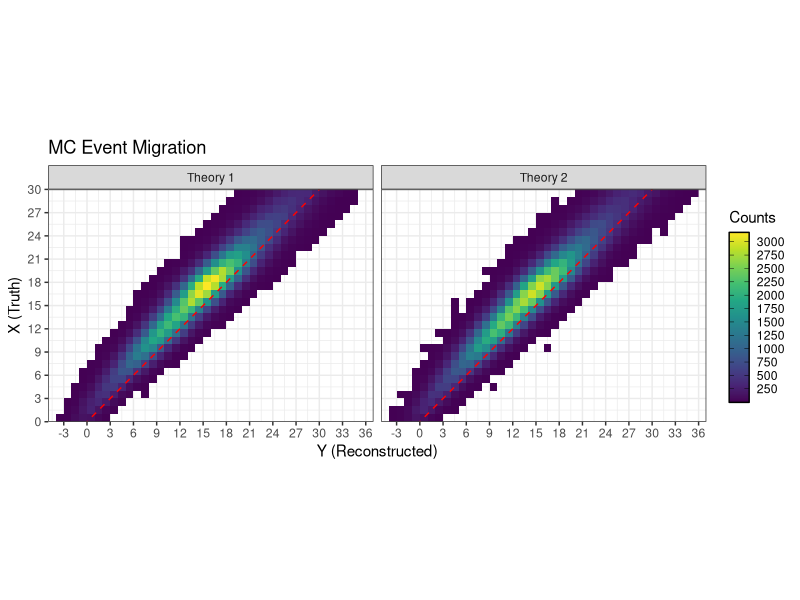

Source code (R): (Note: this script raises an error after producing the figure.)
## ---- chunk 1
knitr::opts_chunk$set(echo = FALSE, message = FALSE, warning = FALSE)
## ---- chunk 2
library(tidyverse)
library(gridExtra)
library(grid)
library(gridtext)
library(gtable)
library(knitr)
library(RColorBrewer)
library(viridisLite)
library(viridis)
library(gtools)
library(cowplot)
library(egg)
library(scales)
library(ggforce)
## ---- chunk 3
set.seed(12321)
# Assume 10000 events
nsim_data <- 20000
dmrat <- 20
nsim_mc <- dmrat*nsim_data

# Two possible types of processes with different means but equal variances
loctn <- c(11,18,14)
scale <- c(4,4,5)
p <- 0.25
p1 <- c(0.3,0.7)
p2 <- c((1-p)*p1[1],(1-p)*p1[2],p)
p3 <- p2 + c(-0.04,0.03,0.01)

events_data1 <- c(rmultinom(1, nsim_data, p1))
events_data2 <- c(rmultinom(1, nsim_data, p2))
events_data3 <- c(rmultinom(1, nsim_data, p3))

events_mc1 <- c(rmultinom(1, nsim_mc, p1))
events_mc2 <- c(rmultinom(1, nsim_mc, p2))

x1_data1 <- rcauchy(events_data1[1], location = loctn[1], scale = scale[1])
x2_data1 <- rcauchy(events_data1[2], location = loctn[2], scale = scale[2])
x1_data2 <- rcauchy(events_data2[1], location = loctn[1], scale = scale[1])
x2_data2 <- rcauchy(events_data2[2], location = loctn[2], scale = scale[2])
x3_data2 <- rcauchy(events_data2[3], location = loctn[3], scale = scale[3])
x1_data3 <- rcauchy(events_data3[1], location = loctn[1], scale = scale[1])
x2_data3 <- rcauchy(events_data3[2], location = loctn[2], scale = scale[2])
x3_data3 <- rcauchy(events_data3[3], location = loctn[3], scale = scale[3])
x1_mc1 <- rcauchy(events_mc1[1], location = loctn[1], scale = scale[1])
x2_mc1 <- rcauchy(events_mc1[2], location = loctn[2], scale = scale[2])
x1_mc2 <- rcauchy(events_mc2[1], location = loctn[1], scale = scale[1])
x2_mc2 <- rcauchy(events_mc2[2], location = loctn[2], scale = scale[2])
x3_mc2 <- rcauchy(events_mc2[3], location = loctn[3], scale = scale[3])

x_data <- c(x1_data1,x2_data1,
            x1_data2,x2_data2,x3_data2,
            x1_data3,x2_data3,x3_data3)
x_mc <- c(x1_mc1,x2_mc1,
          x1_mc2,x2_mc2,x3_mc2)

# Efficiency
xdetected_data <- rbernoulli(nsim_data,1-exp(-sqrt(abs(x_data))/4)) == 1
xdetected_mc <- rbernoulli(nsim_mc,1-exp(-sqrt(abs(x_mc))/4)) == 1

# Add Smearing
err_mu_data <- -abs(x_data)^(1/4)
err_sd_data <- log((abs(x_data)+10)/4)
y_data <- x_data + rnorm(3*nsim_data, mean = err_mu_data, sd = err_sd_data)

err_mu_mc <- -abs(x_mc)^(1/4)
err_sd_mc <- log((abs(x_mc)+10)/4)
y_mc <- x_mc + rnorm(2*nsim_mc, mean = err_mu_mc, sd = err_sd_mc)

# Binned representation
xymin <- 2
xymax <- 27
xystep <- 3
dxy <- 2
xyaxes <- c(xymin-dxy,xymin,
            seq(xymin+xystep,xymax-xystep,xystep),
            xymax,xymax+dxy)

sims_data <- tibble("Theory" = 
                      rep(c("Theory 1","Theory 2","Theory 3"),
                          each = nsim_data),
                    "Truth" = x_data,
                    "Reconstructed" = y_data,
                    "Detected" = xdetected_data) %>%
  filter(Truth <= 30 & Truth >= 0)
sims_mc <- tibble("Theory" = 
                    rep(c("Theory 1","Theory 2"),
                        each = nsim_mc),
                  "Truth" = x_mc,
                  "Reconstructed" = y_mc,
                  "Detected" = xdetected_mc) %>%
  filter(Truth <= 30 & Truth >= 0)


bins_data <- sims_data %>%
  pivot_longer(c(Reconstructed,Truth), 
               names_to = "Treatment", 
               values_to = "Bin") %>%
  mutate(Bin = ceiling(Bin)) %>%
  filter(Bin <= 30 & Bin >= 1) %>%
  filter((Treatment == "Reconstructed" & Detected == TRUE) | Treatment == "Truth") %>%
  count(Theory, Bin, Treatment, name = "Counts") %>%
  complete(Theory, Bin=1:30, Treatment, fill = list(Counts=0)) %>%
  mutate(LBin = Bin-1,
         LCounts = cbind(
           rbind(diag(rep(1,62))[c(3,4,3:58,61,62),-c(1,2)],diag(0,60),diag(0,60)),
           rbind(diag(0,60),diag(rep(1,62))[c(3,4,3:58,61,62),-c(1,2)],diag(0,60)),
           rbind(diag(0,60),diag(0,60),diag(rep(1,62))[c(3,4,3:58,61,62),-c(1,2)])) %*% 
           Counts) %>%
  mutate(Density = Counts/nsim_data,
         LDensity = LCounts/nsim_data) %>%
  select(Theory, Treatment,LBin,Bin,LCounts,Counts,LDensity,Density)

bins_mc <- sims_mc %>%
  pivot_longer(c(Reconstructed,Truth), 
               names_to = "Treatment", 
               values_to = "Bin") %>%
  mutate(Bin = ceiling(Bin)) %>%
  filter(Bin <= 30 & Bin >= 1) %>%
  filter((Treatment == "Reconstructed" & Detected == TRUE) | Treatment == "Truth") %>%
  count(Theory, Bin, Treatment, name = "Counts") %>%
  complete(Theory, Bin=1:30,  Treatment, fill = list(Counts=0)) %>%
  mutate(LBin = Bin-1,
         LCounts = cbind(
           rbind(diag(rep(1,62))[c(3,4,3:58,61,62),-c(1,2)],diag(0,60)),
           rbind(diag(0,60),diag(rep(1,62))[c(3,4,3:60),-c(1,2)])) %*% 
           Counts) %>%
  mutate(Density = Counts/nsim_data,
         LDensity = LCounts/nsim_data) %>%
  select(Theory,Treatment,LBin,Bin,LCounts,Counts,LDensity,Density)

bins_all <- rbind(bins_data,bins_mc) %>%
  mutate(Source = c(rep("Data",180),rep("MC",120)),
         LCounts = LCounts/c(rep(1,180),rep(dmrat,120)),
         Counts = Counts/c(rep(1,180),rep(dmrat,120))) %>%
  mutate(Name = paste(Treatment,Source)) %>%
  filter(Source == "MC" | Treatment == "Reconstructed")

bins_all$Name[which(bins_all$Source == "Data")] <- "Reconstructed Data"

#max(sims_mc$Truth,sims_mc$Reconstructed,sims_data$Truth,sims_data$Reconstructed)
## ---- chunk 4
# Continuous representation
X <- seq(0,30,0.01)
nx <- length(X)

fp1x <- dcauchy(X, location = loctn[1], scale = scale[1]) 
fp2x <- dcauchy(X, location = loctn[2], scale = scale[2])
fp3x <- dcauchy(X, location = loctn[3], scale = scale[3])
#fx <- p*dlnorm(X, meanlog = 2.25, sdlog = 0.25) +
#  (1-p)*dlnorm(X, meanlog = 2.8, sdlog = 0.15)

fpx_truth1 <- tibble(X = rep(X,2), Density = c(p1[1]*fp1x,p1[2]*fp2x), 
                     Process = rep(c("Process 1","Process 2"), each = nx),
                     Theory = rep("Theory 1",2*nx))
fpx_truth2 <- tibble(X = rep(X,3), Density = c(p2[1]*fp1x,p2[2]*fp2x,p2[3]*fp3x), 
                     Process = rep(c("Process 1","Process 2","Process 3"), each = nx),
                     Theory = rep("Theory 2",3*nx))
fx_truth1 <- tibble(X = X, Density = p1[1]*fp1x + p1[2]*fp2x, 
                    Theory = rep("Theory 1",nx),Treatment = rep("Truth",nx))
fx_truth2 <- tibble(X = X, Density = p2[1]*fp1x + p2[2]*fp2x + p2[3]*fp3x,
                    Theory = rep("Theory 2",nx),Treatment = rep("Truth",nx))
fy_truth1 <- read.csv("f1yEstimate.csv") %>% 
  mutate(Theory = "Theory 1", Treatment = "Reconstructed")
fy_truth2 <- read.csv("f2yEstimate.csv") %>% 
  mutate(Theory = "Theory 2", Treatment = "Reconstructed")
names(fy_truth1)[1] <- names(fx_truth1)[1] <- 
  names(fy_truth2)[1] <- names(fx_truth2)[1] <- "XY"

# Binned expected counts
bins_expected1 <- read.csv("hist1Expected.csv") %>%
  mutate(LDensity = LCounts,
         Density = Counts,
         LCounts = LCounts*nsim_data,
         Counts = Counts*nsim_data)
bins_expected2 <- read.csv("hist2Expected.csv") %>%
  mutate(LDensity = LCounts,
         Density = Counts,
         LCounts = LCounts*nsim_data,
         Counts = Counts*nsim_data)

# Counts max
fmax_density <- 1.05*max(c(bins_data$Density,bins_mc$Density,
                           fx_truth1$Density,fx_truth2$Density,
                           fy_truth1$Density,fy_truth2$Density,
                           bins_expected1$Density,bins_expected2$Density))
fmax_count <- 1.05*max(c(bins_data$Counts,bins_mc$Counts/dmrat,
                         fx_truth1$Density*nsim_data,fx_truth2$Density*nsim_data,
                         fy_truth1$Density*nsim_data,fy_truth2$Density*nsim_data,
                         bins_expected1$Counts,bins_expected2$Counts))
## ---- chunk 5
# Plotting
continuous1 <- ggplot() + 
  theme_bw() +
  geom_line(data = filter(rbind(fpx_truth1,fpx_truth2),
                            X >= xymin-dxy &
                            X <= xymax+dxy),
            mapping = aes(x = X, 
                          y = nsim_data*Density,
                      color = Process,
                   linetype = Theory)) +
  scale_color_manual(name = NA,
                     labels = c("Process 1",
                                "Process 2",
                                "Process 3"),
                     breaks = c("Process 1",
                                "Process 2",
                                "Process 3"),
                     values = c("Process 1" = "#5e81b5",#alpha("#009E73",0.6),
                                "Process 2" = "#e19c24",#alpha("#0072B2",0.6),
                                "Process 3" = "#8fb032")) +#alpha("#0072B2",1))) +
  scale_linetype_manual(name = NA,
                        labels = c("Theory 1",
                                   "Theory 2"),
                        breaks = c("Theory 1",
                                   "Theory 2"),
                        values = c("Theory 1" = "solid",
                                   "Theory 2" = "solid")) +
  scale_x_continuous("X (Truth)",
                     breaks = xyaxes, 
                     limits = c(xymin-dxy,xymax+dxy), 
                     expand = c(0,0)) +
  scale_y_continuous("Counts",
                     limits = c(0,fmax_count), expand = c(0,0),
                     breaks = seq(0,ceiling(fmax_count),100))+
  theme(panel.grid.major = element_blank(),
        panel.grid.minor = element_blank(), 
        plot.margin = margin(0.15, 0.16, 0.12, 0.1, "cm"),
        legend.text = element_text(size = 7),
        legend.title = element_blank(),
        legend.position = c(.99, 0.99),
        legend.justification = c("right", "top"),
        legend.box.just = "left",
        legend.key.height = unit(10,"points"),
        legend.margin = margin(1,5,5,5,"pt"))

continuous2 <- ggplot() + 
  theme_bw() +
  geom_line(data = rbind(fx_truth1,fx_truth2,
                         fy_truth1,fy_truth2) %>%
              filter(Theory == "Theory 1"),
            mapping = aes(x = XY, 
                          y = nsim_data*Density,
                      color = Treatment),
            alpha = 0.7) +
  geom_line(data = rbind(fx_truth1,fx_truth2,
                         fy_truth1,fy_truth2) %>%
              filter(Theory == "Theory 2"),
            mapping = aes(x = XY, 
                          y = nsim_data*Density,
                   linetype = Treatment),
            color = rep(c("#8fb032","#eb6235"), each=nx),
            alpha = 0.7) +
  scale_color_manual(name = NA,
                     labels = c("Truth",
                                "Reconstructed"),
                     breaks = c("Truth",
                                "Reconstructed"),
                     values = c("Truth" = "#5e81b5",
                                "Reconstructed" = "#e19c24")) + 
  scale_linetype_manual(name = NA,
                        labels = c("Truth",
                                   "Reconstructed"),
                        breaks = c("Truth",
                                   "Reconstructed"),
                        values = c("Truth" = "solid",
                                   "Reconstructed" = "solid")) +
  guides(color = guide_legend(title = "Theory 1", order = 1, 
                              override.aes = list(shape = NA,
                                                  alpha = 0.7),
                              title.vjust = unit(-0.2, "pt")),
         linetype = guide_legend(title = "Theory 2", order = 2, 
                                 override.aes = list(color = c("#8fb032","#eb6235"),
                                                     alpha = c(0.8,0.8)),
                                 title.vjust = unit(-0.2, "pt"))) +
  scale_x_continuous("X (Truth), Y (Reconstructed)",
                     breaks = seq(0,30,3), 
                     limits = c(0,30), 
                     expand = c(0,0)) +
  scale_y_continuous("Counts",
                     limits = c(0,fmax_count), expand = c(0,0),
                     breaks = seq(0,ceiling(fmax_count),100)) +
  labs(title = "Scaled Exact Distributions") +
  theme(legend.text = element_text(size = 8),
        legend.title = element_text(size = 9),
        legend.justification = c("left", "top"),
        legend.box.just = "left",
        legend.spacing.y = unit(1, "pt"),
        legend.key.height = unit(10,"points"),
        legend.margin = margin(1,5,5,5,"pt"),
        aspect.ratio = 1,
        axis.title.y = element_blank())

# eb6235
# 8fb032

## ---- chunk 6
################### MC and Data #################################

discrete_DataMC <- ggplot() + 
  theme_bw() +
  geom_segment(data = filter(bins_all,
                               LBin >= 0 &
                               Bin <= 30 &
                               Source == "MC" &
                               Theory == "Theory 1"),
               mapping = aes(x = LBin,
                             y = Counts,
                          xend = Bin,
                          yend = Counts,
                         color = Name),
               alpha = 0.7) +
  geom_segment(data = filter(bins_all,
                               LBin >= 0 &
                               Bin <= 30 &
                               Source == "MC" &
                               Theory == "Theory 1"),
               mapping = aes(x = LBin,
                             y = LCounts,
                          xend = LBin,
                          yend = Counts,
                         color = Name),
               alpha = 0.7) +
  geom_segment(data = bins_all %>% 
                 filter(LBin >= 0 &
                          Bin <= 30 &
                          Source == "MC" &
                          Theory == "Theory 2") %>%
                 arrange(desc(Treatment)),
               mapping = aes(x = LBin,
                             y = Counts,
                          xend = Bin,
                          yend = Counts,
                      linetype = Name),
                         color = rep(c("#eb6235","#8fb032"),each=30),
               alpha = 0.7) +
  geom_segment(data = bins_all %>% 
                 filter(LBin >= 0 &
                          Bin <= 30 &
                          Source == "MC" &
                          Theory == "Theory 2") %>% 
                 arrange(desc(Treatment)),
               mapping = aes(x = LBin,
                             y = LCounts,
                          xend = LBin,
                          yend = Counts,
                      linetype = Name),
                         color = rep(c("#eb6235","#8fb032"),each=30),
               alpha = 0.7) +
  geom_point(data = bins_all %>% 
               filter(LBin >= 0 & Bin <= 30 &
                        Source == "Data" & Theory == "Theory 2"),
             mapping = aes(x = LBin+0.5,
                           y = Counts,
                           fill = "Reconstructed"),
             shape = 20, color = "black") +
  scale_x_continuous("X (Truth), Y (Reconstructed)",
                     breaks = seq(0,30,3), 
                     limits = c(0,30), 
                     expand = c(0,0)) +
  scale_y_continuous("Counts",
                     limits = c(0,fmax_count), expand = c(0,0),
                     breaks = seq(0,ceiling(fmax_count),100)) +
  scale_color_manual(name = NA,
                     labels = c("Truth",
                                "Reconstructed"),
                     breaks = c("Truth MC",
                                "Reconstructed MC"),
                     values = c("Truth MC" = "#5e81b5",
                                "Reconstructed MC" = "#e19c24")) + #"#eb6235","#8fb032"
  scale_linetype_manual(name = NA,
                        labels = c("Truth",
                                   "Reconstructed"),
                        breaks = c("Truth MC",
                                   "Reconstructed MC"),
                        values = c("Truth MC" = "solid",
                                   "Reconstructed MC" = "solid")) +
  guides(color = guide_legend(title = "Theory 1", order = 1, 
                              override.aes = list(shape = NA,
                                                  alpha = 0.7),
                              title.vjust = unit(-0.5, "pt")),
         linetype = guide_legend(title = "Theory 2", order = 2, 
                                 override.aes = list(color = c("#eb6235","#8fb032"),
                                                     alpha = 0.7),
                                 title.vjust = unit(-0.5, "pt")),
         fill = guide_legend(title = "Data", order = 3, title.vjust = unit(-0.5, "pt"))) +
  labs(title = "MC Simulations and ''Data''") +
  theme(legend.title = element_text(size = 9),
        legend.text = element_text(size = 8),
        legend.box.just = "left",
        legend.spacing.y = unit(-2.5, "pt"),
        legend.key.height = unit(10,"points"),
        aspect.ratio = 1,
        axis.text.y = element_blank(),
        axis.ticks.y = element_blank(),
        axis.title.y = element_blank())
## ---- chunk 7
########## MIGRATION ###########################################################

migration <- sims_mc %>%
  filter(Detected == TRUE &
           Truth <= 30 & Truth >= 0) %>%
  ggplot() +
    scale_y_continuous(breaks = seq(0,30,by=3),
                       limits = c(0,30), 
                       expand = c(0,0)) +
    scale_x_continuous(breaks = seq(-3,36,by=3), 
                       limits = c(-5,37), 
                       expand = c(0,0)) +
    theme_bw() +
    stat_bin2d(geom="raster",
               mapping = aes(x = Reconstructed, 
                             y = Truth), 
               breaks = list(x = seq(-4,36,1),
                             y = seq(0,30,1))) +
    labs(x = "Y (Reconstructed)", y = "X (Truth)",
         title = "MC Event Migration") +
    geom_abline(intercept=0,slope=1,lty="dashed",col="red") +
    facet_grid(~Theory) + coord_equal(ratio = 1)

gradient_max <- max(ggplot_build(migration)$data[[1]]$count)
gmins <- abs(floor(gradient_max/10^(floor(log10(gradient_max))-1))/
               c(5,10,20,25,50)-1)
gradient_step <- c(5,10,20,25,50)[which(gmins == min(gmins))]*
  10^(floor(log10(gradient_max))-2)

migration <- migration +
  scale_fill_gradientn(colours = viridis(11),
                       breaks = seq(0,gradient_max,gradient_step),
                       guide = guide_colourbar(barwidth = 1, 
                                               barheight = 8.5,
                                               frame.colour = "black",
                                               ticks.colour = "black",
                                               title = "Counts"))
migration
## ---- chunk 8
plot1 <- ggplotGrob(continuous2 + theme(legend.position = "none",
                                        axis.title.x = element_blank()))
plot2 <- ggplotGrob(discrete_DataMC + theme(legend.position = "none",
                                        axis.title.x = element_blank()))
#list(plot1$widths,plot2$widths)

#plot1$widths[3] <- plot2$widths[9]
#plot1$widths[6] <- plot2$widths[6]

egg::ggarrange(continuous2 + theme(legend.position = "none", axis.title.x = element_blank()), 
               discrete_DataMC + theme(axis.title.x = element_blank()), nrow = 1,
               left = textGrob("Counts", rot = 90, vjust = 0.25),
               bottom = textGrob("X (Truth), Y (Reconstructed)", hjust = 0.8))
## ---- chunk 9
### Data 1
dataReco1 <- sims_data %>%
  filter(Theory == "Theory 1" &
           Truth <= 30 & Truth >= 0 &
           Detected == TRUE) %>%
  mutate(Bin = ceiling(Reconstructed)) %>%
  count(Bin, name = "Counts") %>%
  select(Bin, Counts)
sidedata1 <- dataReco1 %>%
  filter(Bin < 1 | Bin > 30) %>% pull(Bin)
dataReco1 <- dataReco1 %>%
  filter(Bin >= 1 & Bin <= 30) %>%
  rbind(dataReco1 %>% filter(Bin < 1 | Bin > 30) %>%
          mutate(Counts = sum(Counts)) %>% 
          filter(Bin == 31))

dataTruth1 <- sims_data %>%
  filter(Theory == "Theory 1" &
           Truth <= 30 & Truth >= 0) %>%
  mutate(Bin = ceiling(Truth)) %>%
  count(Bin, name = "Counts") %>%
  select(Bin, Counts)

### Data 2
dataReco2 <- sims_data %>%
  filter(Theory == "Theory 2" &
           Truth <= 30 & Truth >= 0 &
           Detected == TRUE) %>%
  mutate(Bin = ceiling(Reconstructed)) %>%
  count(Bin, name = "Counts") %>%
  select(Bin, Counts)
sidedata2 <- dataReco2 %>%
  filter(Bin < 1 | Bin > 30) %>% pull(Bin)
dataReco2 <- dataReco2 %>%
  filter(Bin >= 1 & Bin <= 30) %>%
  rbind(dataReco2 %>% filter(Bin < 1 | Bin > 30) %>%
          mutate(Counts = sum(Counts)) %>% 
          filter(Bin == 31))

dataTruth2 <- sims_data %>%
  filter(Theory == "Theory 2" &
           Truth <= 30 & Truth >= 0) %>%
  mutate(Bin = ceiling(Truth)) %>%
  count(Bin, name = "Counts") %>%
  select(Bin, Counts)

### Data 3
dataReco3 <- sims_data %>%
  filter(Theory == "Theory 3" &
           Truth <= 30 & Truth >= 0 &
           Detected == TRUE) %>%
  mutate(Bin = ceiling(Reconstructed)) %>%
  count(Bin, name = "Counts") %>%
  select(Bin, Counts)
sidedata3 <- dataReco3 %>%
  filter(Bin < 1 | Bin > 30) %>% pull(Bin)
dataReco3 <- dataReco3 %>%
  filter(Bin >= 1 & Bin <= 30) %>%
  rbind(dataReco2 %>% filter(Bin < 1 | Bin > 30) %>%
          mutate(Counts = sum(Counts)) %>% 
          filter(Bin == 31))

dataTruth3 <- sims_data %>%
  filter(Theory == "Theory 3" &
           Truth <= 30 & Truth >= 0) %>%
  mutate(Bin = ceiling(Truth)) %>%
  count(Bin, name = "Counts") %>%
  select(Bin, Counts)

### MC 1
mcReco1 <- sims_mc %>%
  filter(Theory == "Theory 1" &
           Truth <= 30 & Truth >= 0 &
           Detected == TRUE) %>%
  mutate(Bin = ceiling(Reconstructed)) %>%
  count(Bin, name = "Counts") %>%
  select(Bin, Counts)

sidemc1 <- mcReco1 %>%
  filter(Bin < 1 | Bin > 30) %>% pull(Bin)
mcmat1 <- matrix(rep(0,31*max(sidemc1-min(sidemc1)+1)),ncol=31)
mcmat1[(1:30-min(sidemc1)+1),1:30] <- diag(1,30)
mcmat1[(sidemc1-min(sidemc1)+1),31] <- 1

mcReco1 <- mcReco1 %>%
  filter(Bin >= 1 & Bin <= 30) %>%
  rbind(mcReco1 %>% filter(Bin < 1 | Bin > 30) %>%
          mutate(Counts = sum(Counts)) %>% 
          filter(Bin == 31))

mcTruth1 <- sims_mc %>%
  filter(Theory == "Theory 1" &
           Truth <= 30 & Truth >= 0) %>%
  mutate(Bin = ceiling(Truth)) %>%
  count(Bin, name = "Counts") %>%
  select(Bin, Counts)

### MC 2
mcReco2 <- sims_mc %>%
  filter(Theory == "Theory 2" &
           Truth <= 30 & Truth >= 0 &
           Detected == TRUE) %>%
  mutate(Bin = ceiling(Reconstructed)) %>%
  count(Bin, name = "Counts") %>%
  select(Bin, Counts)

sidemc2 <- mcReco2 %>%
  filter(Bin < 1 | Bin > 30) %>% pull(Bin)
mcmat2 <- matrix(rep(0,31*max(sidemc2-min(sidemc2)+1)),ncol=31)
mcmat2[(1:30-min(sidemc2)+1),1:30] <- diag(1,30)
mcmat2[(sidemc2-min(sidemc2)+1),31] <- 1

mcReco2 <- mcReco2 %>%
  filter(Bin >= 1 & Bin <= 30) %>%
  rbind(mcReco2 %>% filter(Bin < 1 | Bin > 30) %>%
          mutate(Counts = sum(Counts)) %>% 
          filter(Bin == 31))

mcTruth2 <- sims_mc %>%
  filter(Theory == "Theory 2" &
           Truth <= 30 & Truth >= 0) %>%
  mutate(Bin = ceiling(Truth)) %>%
  count(Bin, name = "Counts") %>%
  select(Bin, Counts)


## ---- chunk 10
BbB_bins <- tibble(Theory = c(rep(c("Theory 1","Theory 2","Theory 3"),each=60),
                              rep(c("Theory 1","Theory 2"),each=30)),
                   `Assumed Theory` = rep(rep(c("Theory 1","Theory 2"),each=30),4),
                   LBin = rep(0:29,8), Bin = rep(1:30,8),
                   LCounts = c(((mcTruth1$Counts/mcReco1$Counts[1:30])*
                                  dataReco1$Counts[1:30])[c(1,1:29)],
                               ((mcTruth2$Counts/mcReco2$Counts[1:30])*
                                  dataReco1$Counts[1:30])[c(1,1:29)],
                               ((mcTruth1$Counts/mcReco1$Counts[1:30])*
                                  dataReco2$Counts[1:30])[c(1,1:29)],
                               ((mcTruth2$Counts/mcReco2$Counts[1:30])*
                                  dataReco2$Counts[1:30])[c(1,1:29)],
                               ((mcTruth1$Counts/mcReco1$Counts[1:30])*
                                  dataReco3$Counts[1:30])[c(1,1:29)],
                               ((mcTruth2$Counts/mcReco2$Counts[1:30])*
                                  dataReco3$Counts[1:30])[c(1,1:29)],
                               mcTruth1$Counts[c(1,1:29)]/dmrat,
                               mcTruth2$Counts[c(1,1:29)]/dmrat),
                   Counts = c((mcTruth1$Counts/mcReco1$Counts[1:30])*
                                dataReco1$Counts[1:30],
                              (mcTruth2$Counts/mcReco2$Counts[1:30])*
                                dataReco1$Counts[1:30],
                              (mcTruth1$Counts/mcReco1$Counts[1:30])*
                                dataReco2$Counts[1:30],
                              (mcTruth2$Counts/mcReco2$Counts[1:30])*
                                dataReco2$Counts[1:30],
                              (mcTruth1$Counts/mcReco1$Counts[1:30])*
                                dataReco3$Counts[1:30],
                              (mcTruth2$Counts/mcReco2$Counts[1:30])*
                                dataReco3$Counts[1:30],
                              mcTruth1$Counts/dmrat,
                              mcTruth2$Counts/dmrat),
                   Name = c(rep(c("Theory 1 Data","Theory 2 Data",
                                  "Theory 3 Data"),each=60),
                            rep("MC",60)))

BbB_bins_res <- BbB_bins
BbB_bins_res <- BbB_bins_res %>% 
  mutate(`Assumed Theory` = rep(rep(c("Theory 1 Residuals",
                                      "Theory 2 Residuals"),each=30),4),
         LCounts = rep(c(0,mcTruth1$Counts[1:29]/dmrat,
                         0,mcTruth2$Counts[1:29]/dmrat),4) - LCounts,
         Counts = rep(c(mcTruth1$Counts/dmrat,
                        mcTruth2$Counts/dmrat),4) - Counts)
BbB_bins <- rbind(BbB_bins,BbB_bins_res)


ggplot() + 
  theme_bw() +
  geom_rect(data = BbB_bins %>%
              mutate(ymin = Counts - 
                       rep(sqrt(c((mcTruth1$Counts^2/
                                 mcReco1$Counts[1:30]),
                              (mcTruth2$Counts^2/
                                 mcReco2$Counts[1:30]))),8),
                     ymax = Counts + 
                       rep(sqrt(c((mcTruth1$Counts^2/
                                 mcReco1$Counts[1:30]),
                              (mcTruth2$Counts^2/
                                 mcReco2$Counts[1:30]))),8),
                     xmin = LBin, xmax = Bin),
            mapping = aes(xmin=xmin,ymin=ymin,
                          xmax=xmax,ymax=ymax,
                          fill=Name),alpha=0.2) +
  geom_segment(data = BbB_bins,
               mapping = aes(x = LBin,
                             y = Counts,
                          xend = Bin,
                          yend = Counts,
                         color = Name),
               alpha = 0.7) +
  geom_segment(data = BbB_bins,
               mapping = aes(x = LBin,
                             y = LCounts,
                          xend = LBin,
                          yend = Counts,
                         color = Name),
               alpha = 0.7) +
  scale_x_continuous("X (Truth)",
                     breaks = seq(0,30,by=3), 
                       limits = c(0,30), 
                       expand = c(0,0)) +
  scale_color_manual(labels = c("Theory 1 Data","Theory 2 Data","Theory 3 Data","MC"),
                     breaks = c("Theory 1 Data","Theory 2 Data","Theory 3 Data","MC"),
                     values = c("#5e81b5","#e19c24","#eb6235","#000000")) +
  scale_fill_manual(labels = c("Theory 1 Data","Theory 2 Data","Theory 3 Data","MC"),
                     breaks = c("Theory 1 Data","Theory 2 Data","Theory 3 Data","MC"),
                     values = c(alpha("#5e81b5",0.2),alpha("#e19c24",0.2),
                                alpha("#eb6235",0.2),NA)) +
  guides(fill = guide_legend("Key", override.aes = list(fill=c(alpha("#5e81b5",0.2),alpha("#e19c24",0.2),
                                alpha("#eb6235",0.2),NA))),
         color = guide_legend("Key")) +
  facet_wrap(`Assumed Theory` ~ ., ncol = 2, dir = "v", scales = "free")
## ---- chunk 11

biases <- c((mcTruth1$Counts/mcReco1$Counts[1:30] - 
  (bins_expected1 %>% filter(Treatment == "Truth") %>% pull(Counts))/
  (bins_expected1 %>% filter(Treatment == "Measured") %>% pull(Counts))) *
  (bins_expected1 %>% filter(Treatment == "Measured") %>% pull(Counts)),
  (mcTruth2$Counts/mcReco2$Counts[1:30] - 
  (bins_expected1 %>% filter(Treatment == "Truth") %>% pull(Counts))/
  (bins_expected1 %>% filter(Treatment == "Measured") %>% pull(Counts))) *
  (bins_expected1 %>% filter(Treatment == "Measured") %>% pull(Counts)),
  (mcTruth1$Counts/mcReco1$Counts[1:30] - 
  (bins_expected2 %>% filter(Treatment == "Truth") %>% pull(Counts))/
  (bins_expected2 %>% filter(Treatment == "Measured") %>% pull(Counts))) *
  (bins_expected2 %>% filter(Treatment == "Measured") %>% pull(Counts)),
  (mcTruth2$Counts/mcReco2$Counts[1:30] - 
  (bins_expected2 %>% filter(Treatment == "Truth") %>% pull(Counts))/
  (bins_expected2 %>% filter(Treatment == "Measured") %>% pull(Counts))) *
  (bins_expected2 %>% filter(Treatment == "Measured") %>% pull(Counts)),
  ((bins_expected1 %>% filter(Treatment == "Truth") %>% pull(Counts))/
  (bins_expected1 %>% filter(Treatment == "Measured") %>% pull(Counts))-
    (bins_expected2 %>% filter(Treatment == "Truth") %>% pull(Counts))/
  (bins_expected2 %>% filter(Treatment == "Measured") %>% pull(Counts))) *
    (bins_expected2 %>% filter(Treatment == "Measured") %>% pull(Counts)))

biasplotT1 <- plot(c(-1,31), c(0,0), lty=2, ylim=c(min(biases),max(biases)), type="l")
lines(1:30, biases[1:30], col="#5e81b5")
lines(1:30, biases[31:60], col="#8fb032")

biasplotT2 <- plot(c(-1,31), c(0,0), lty=2, ylim=c(min(biases),max(biases)), type="l")
lines(1:30, biases[61:90], col=4)
lines(1:30, biases[91:120], col=6)
## ---- chunk 12
R_mc1 <- sims_mc %>%
  filter(Theory == "Theory 1" &
           Detected == TRUE &
           Truth <= 30 & Truth >= 0) %>%
  mutate(Truth = ceiling(Truth),
         Reconstructed = ceiling(Reconstructed)) %>%
  count(Truth, Reconstructed, name = "Counts") %>%
  complete(Reconstructed=max(Reconstructed):min(Reconstructed),
           Truth=1:30, fill = list(Counts=0)) %>%
  pull(Counts) %>% matrix(byrow = T, ncol = 30) %>% 
  t() %*% mcmat1 %>% t() * matrix(rep(1/mcTruth1$Counts,each=31),ncol=30)

R_mc2 <- sims_mc %>%
  filter(Theory == "Theory 2" &
           Detected == TRUE &
           Truth <= 30 & Truth >= 0) %>%
  mutate(Truth = ceiling(Truth),
         Reconstructed = ceiling(Reconstructed)) %>%
  count(Truth, Reconstructed, name = "Counts") %>%
  complete(Reconstructed=max(Reconstructed):min(Reconstructed),
           Truth=1:30, fill = list(Counts=0)) %>%
  pull(Counts) %>% matrix(byrow = T, ncol = 30) %>% 
  t() %*% mcmat2 %>% t() * matrix(rep(1/mcTruth2$Counts,each=31),ncol=30)


Vnu1 <- diag(mcReco1$Counts/dmrat)
Vnu2 <- diag(mcReco2$Counts/dmrat)

inv_R_mc1 <- solve(t(R_mc1) %*% solve(Vnu1) %*% R_mc1) %*% t(R_mc1) %*% solve(Vnu1)
inv_R_mc2 <- solve(t(R_mc2) %*% solve(Vnu2) %*% R_mc2) %*% t(R_mc2) %*% solve(Vnu2)

Vmu1 <- inv_R_mc1 %*% Vnu1 %*% t(inv_R_mc1)
Vmu2 <- inv_R_mc2 %*% Vnu2 %*% t(inv_R_mc2)

data1_unfolded_mc1 <- inv_R_mc1 %*% dataReco1$Counts
data1_unfolded_mc2 <- inv_R_mc2 %*% dataReco1$Counts
data2_unfolded_mc1 <- inv_R_mc1 %*% dataReco2$Counts
data2_unfolded_mc2 <- inv_R_mc2 %*% dataReco2$Counts
data3_unfolded_mc1 <- inv_R_mc1 %*% dataReco3$Counts
data3_unfolded_mc2 <- inv_R_mc2 %*% dataReco3$Counts
mc1_unfolded_mc1 <- inv_R_mc1 %*% mcReco1$Counts
mc1_unfolded_mc2 <- inv_R_mc2 %*% mcReco1$Counts
mc2_unfolded_mc1 <- inv_R_mc1 %*% mcReco2$Counts
mc2_unfolded_mc2 <- inv_R_mc2 %*% mcReco2$Counts
## ---- chunk 13
bins_hat <- tibble(Theory = c(rep(c(rep(c("Theory 1","Theory 2","Theory 3"),each=30),
                                    rep(c("Theory 1","Theory 2"),each=30)),2),
                              c(rep(c("Theory 1","Theory 2","Theory 3"),each=60),
                                  rep(c("Theory 1","Theory 2"),each=60))),
                   `Assumed Theory` = c(rep(c(rep(c("Theory 1","Theory 2","Theory 3"),each=30),
                                    rep(c("Theory 1","Theory 2"),each=30)),2),
                              c(rep(rep(c("Theory 1","Theory 2"),each=30),5))),
                   LBin = rep(0:29,20),
                   Bin = rep(1:30,20),
                   LCounts = c(dataReco1$Counts[c(1,1:29)],
                               dataReco2$Counts[c(1,1:29)],
                               dataReco3$Counts[c(1,1:29)],
                               mcReco1$Counts[c(1,1:29)]/dmrat,
                               mcReco2$Counts[c(1,1:29)]/dmrat,
                               dataTruth1$Counts[c(1,1:29)],
                               dataTruth2$Counts[c(1,1:29)],
                               dataTruth3$Counts[c(1,1:29)],
                               mcTruth1$Counts[c(1,1:29)]/dmrat,
                               mcTruth2$Counts[c(1,1:29)]/dmrat,
                               data1_unfolded_mc1[c(1,1:29)],
                               data1_unfolded_mc2[c(1,1:29)],
                               data2_unfolded_mc1[c(1,1:29)],
                               data2_unfolded_mc2[c(1,1:29)],
                               data3_unfolded_mc1[c(1,1:29)],
                               data3_unfolded_mc2[c(1,1:29)],
                               mc1_unfolded_mc1[c(1,1:29)]/dmrat,
                               mc1_unfolded_mc2[c(1,1:29)]/dmrat,
                               mc2_unfolded_mc1[c(1,1:29)]/dmrat,
                               mc2_unfolded_mc2[c(1,1:29)]/dmrat),
                   Counts = c(dataReco1$Counts[1:30],
                              dataReco2$Counts[1:30],
                              dataReco3$Counts[1:30],
                              mcReco1$Counts[1:30]/dmrat,
                              mcReco2$Counts[1:30]/dmrat,
                              dataTruth1$Counts,
                              dataTruth2$Counts,
                              dataTruth3$Counts,
                              mcTruth1$Counts/dmrat,
                              mcTruth2$Counts/dmrat,
                              data1_unfolded_mc1,
                              data1_unfolded_mc2,
                              data2_unfolded_mc1,
                              data2_unfolded_mc2,
                              data3_unfolded_mc1,
                              data3_unfolded_mc2,
                              mc1_unfolded_mc1/dmrat,
                              mc1_unfolded_mc2/dmrat,
                              mc2_unfolded_mc1/dmrat,
                              mc2_unfolded_mc2/dmrat),
                   Treatment = c(rep(c("Reconstructed","Truth"),each=5*30),
                                 rep("TruthHat",300)),
                   Source = c(rep("Data",3*30),rep("MC",2*30),
                              rep("Data",3*30),rep("MC",2*30),
                              rep("Data",6*30),rep("MC",4*30)),
                   Name = c(rep("Reconstucted Theory 1 Data",30),
                            rep("Reconstucted Theory 2 Data",30),
                            rep("Reconstucted Theory 3  Data",30),
                            rep("Reconstucted Theory 1  MC",30),
                            rep("Reconstucted Theory 2  MC",30),
                            rep("Truth Theory 1 Data",30),
                            rep("Truth Theory 2 Data",30),
                            rep("Truth Theory 3 Data",30),
                            rep("Truth Theory 1 MC",30),
                            rep("Truth Theory 2 MC",30),
                            rep("Unfolded Theory 1 Data",60),
                            rep("Unfolded Theory 2 Data",60),
                            rep("Unfolded Theory 3 Data",60),
                            rep("Unfolded Theory 1 MC",60),
                            rep("Unfolded Theory 2 MC",60)),
                   Error = c(sqrt(diag(Vnu1))[1:30],
                             sqrt(diag(Vnu2))[1:30],
                             rep(0,30),
                             sqrt(diag(Vmu1)),
                             sqrt(diag(Vmu2)),
                             rep(0,11*30),
                             sqrt(diag(Vmu1)),
                             sqrt(diag(Vmu2)),
                             sqrt(diag(Vmu1)),
                             sqrt(diag(Vmu2))))

bins_hat <- bins_hat %>%
  mutate(Step = "Counts") %>%
  rbind(bins_hat %>% 
          filter(Treatment == "TruthHat") %>%
          mutate(LCounts = rep(bins_hat %>% 
                                 filter(Source == "MC" & Treatment == "Truth") %>% 
                                 pull(LCounts),5) - LCounts,
                 Counts = rep(bins_hat %>% 
                                filter(Source == "MC" & Treatment == "Truth") %>% 
                                pull(Counts),5) - Counts,
                 Step = "Residuals")) %>%
  mutate(across(Name, factor, 
                levels = c("Unfolded Theory 1 Data",
                           "Unfolded Theory 2 Data",
                           "Unfolded Theory 3 Data",
                           "Unfolded Theory 1 MC",
                           "Unfolded Theory 2 MC")))


asinh_trans <- function(){
  trans_new(name = 'asinh', transform = function(x) asinh(x), 
            inverse = function(x) sinh(x))
}
fancy_scientific <- function(l) {
     # turn in to character string in scientific notation
     l <- format(l, scientific = TRUE)
     # replace 0e+00 with 0
     l <- gsub("0e\\+00","0",l)
     # remove + after exponent, if exists. E.g.: (3x10^+2 -> 3x10^2)
     l <- gsub("e\\+","e",l)
     # turn the 'e+' into plotmath format
     l <- gsub("e", "\\10^", l)
     parse(text=l)
}

ggplot() + 
  theme_bw() +
  geom_hline(yintercept = 0, linetype = "dashed", alpha = 0.5) +
  geom_segment(data = bins_hat %>%
                 filter(Treatment == "TruthHat"&
                          Step == "Residuals"),
               mapping = aes(x = LBin,
                             y = Counts,
                          xend = Bin,
                          yend = Counts,
                         color = `Assumed Theory`),
               alpha = 0.8) +
  geom_segment(data = bins_hat %>%
                 filter(Treatment == "TruthHat"&
                          Step == "Residuals"),
               mapping = aes(x = LBin,
                             y = LCounts,
                          xend = LBin,
                          yend = Counts,
                         color = `Assumed Theory`),
               alpha = 0.8) +
  scale_x_continuous(breaks = seq(0,30,by=3), 
                       limits = c(0,30), 
                       expand = c(0,0)) +
  scale_y_continuous(trans="asinh",
                     breaks = c(-10^(c(6,4,2)),0,10^(c(2,4,6))),
                     labels = fancy_scientific) +
  scale_color_manual(values = c("#5e81b5","#e19c24")) +
  facet_wrap(Name ~ ., ncol = 3) +
  theme(legend.position = c(0.95, 0.1), legend.justification = c(1, 0)) +
  labs(title = expression(Residuals~of~estimated~true~counts~using~pseudoinverses~
                      (widehat(mu)==R^paste("+")*~widehat(nu))), x = "X (Truth)", 
       y = expression(mu~-~widehat(mu)~~(Residuals)))

## ---- chunk 14

C <- rbind(rep(0,30),cbind(diag(1,29),rep(0,29))) + 
  rbind(cbind(rep(0,29),diag(1,29)),rep(0,30)) +
  diag(c(-1,rep(-2,28),-1)) + diag(10^(-3),30)

A1 <- R_mc1 %*% diag(mcTruth1$Counts)
Ainv1 <- svd(A1)$v %*% solve(diag(svd(A1)$d)) %*% t(svd(A1)$u)

plot(1:30, svd(A1)$d, log="y")

#max(svd(A1)$d)/min(svd(A1)$d)

#svd(A1)$v %*% solve(diag(svd(A1)$d))^2 %*% t(svd(A1)$v)

y1 <- dataReco1$Counts/sqrt(mcReco1$Counts)
#t(svd(A1)$u) %*% y1


B1 <- Vnu1
Q1 <- svd(B1)$u
R1 <- diag(svd(B1)$d)
As1 <- t(t(Q1) %*% solve(R1)) %*% A1
Xinv1 <- diag(0,30)
for(j in 1:30){
  for(k in 1:30){
    Xinv1[j,k] <- (1/prod(mcTruth1$Counts[c(j,k)]))*sum(As1[,j]*As1[,k])
  }
}
bs1 <- diag(solve(R1)) * (Q1 %*% mcReco1$Counts)
U1 <- svd(As1 %*% solve(C))$u
V1 <- svd(As1 %*% solve(C))$v
d <- t(U1) %*% bs1

plot(1:30, abs(d), log="y")
abline(h = sqrt(pi)/2, lty = 2)

plot(1:30,rev(cumsum(rev(abs(d)))/(1:30)),log="y")
abline(h = sqrt(pi)/2, lty = 2)

A2 <- R_mc2 %*% diag(mcTruth2$Counts)
B2 <- Vnu2
Q2 <- svd(B2)$u
R2<- diag(svd(B2)$d)

inv_R_mc1 <- solve(t(R_mc1) %*% solve(Vnu1) %*% R_mc1) %*% t(R_mc1) %*% solve(Vnu1)
inv_R_mc2 <- solve(t(R_mc2) %*% solve(Vnu2) %*% R_mc2) %*% t(R_mc2) %*% solve(Vnu2)

Vmu1 <- inv_R_mc1 %*% Vnu1 %*% t(inv_R_mc1)
Vmu2 <- inv_R_mc2 %*% Vnu2 %*% t(inv_R_mc2)

data1_unfolded_mc1 <- inv_R_mc1 %*% dataReco1$Counts
data1_unfolded_mc2 <- inv_R_mc2 %*% dataReco1$Counts
data2_unfolded_mc1 <- inv_R_mc1 %*% dataReco2$Counts
data2_unfolded_mc2 <- inv_R_mc2 %*% dataReco2$Counts
data3_unfolded_mc1 <- inv_R_mc1 %*% dataReco3$Counts
data3_unfolded_mc2 <- inv_R_mc2 %*% dataReco3$Counts
mc1_unfolded_mc1 <- inv_R_mc1 %*% mcReco1$Counts
mc1_unfolded_mc2 <- inv_R_mc2 %*% mcReco1$Counts
mc2_unfolded_mc1 <- inv_R_mc1 %*% mcReco2$Counts
mc2_unfolded_mc2 <- inv_R_mc2 %*% mcReco2$Counts
## ---- chunk 15
venndiagram <- tibble(X0 = c( 0.0,0.0,
                             -1.3,0.9),
                      Y0 = c(-0.75, 0.75,
                              0.00,-1.05),
                      R = c(4.50,4.5,
                            2.75,2.3),
                      space = c("Vector Space",
                                "Metric Space",
                                "Inner Product Space",
                                "Banach Space")) %>%
  mutate(across(space, factor, 
                levels = c("Vector Space",
                           "Metric Space",
                           "Inner Product Space",
                           "Banach Space")))
venntext <- tibble(X = c(0.0, 1.90,
                         0.0,-2.25,
                         1.7, 0.00),
                   Y = c( 4.45, 2.10,
                         -4.45, 0.75,
                         -1.70,-0.60),
                   theta = c( 0,-35,
                              0, 50,
                             55,  0),
                   text = c("Vector Space\n(vectors)",
                            "Normed Space\n(length)",
                            "Metric Space\n(distance)", 
                            "Inner Product\nSpace\n(angle/orthogonality)",
                            "Banach Space\n(completeness)",
                            "Hilbert\nSpace"))
                           

ggplot() +
  coord_fixed() + theme_void() +
  geom_circle(data = venndiagram,
              mapping = aes(x0 = X0, y0 = Y0, r = R,
                            fill = space)) +
  geom_text(data = venntext,
            mapping = aes(x = X, y = Y, angle = theta,
                          label = text), size = 3.5) +
  theme(legend.position = "none") +
  scale_fill_manual(values = c(alpha("#b91500",0.35),
                               alpha("#45a500",0.35),
                               alpha("#ef6800",0.25),
                               alpha("#0000e0",0.25)))
  
